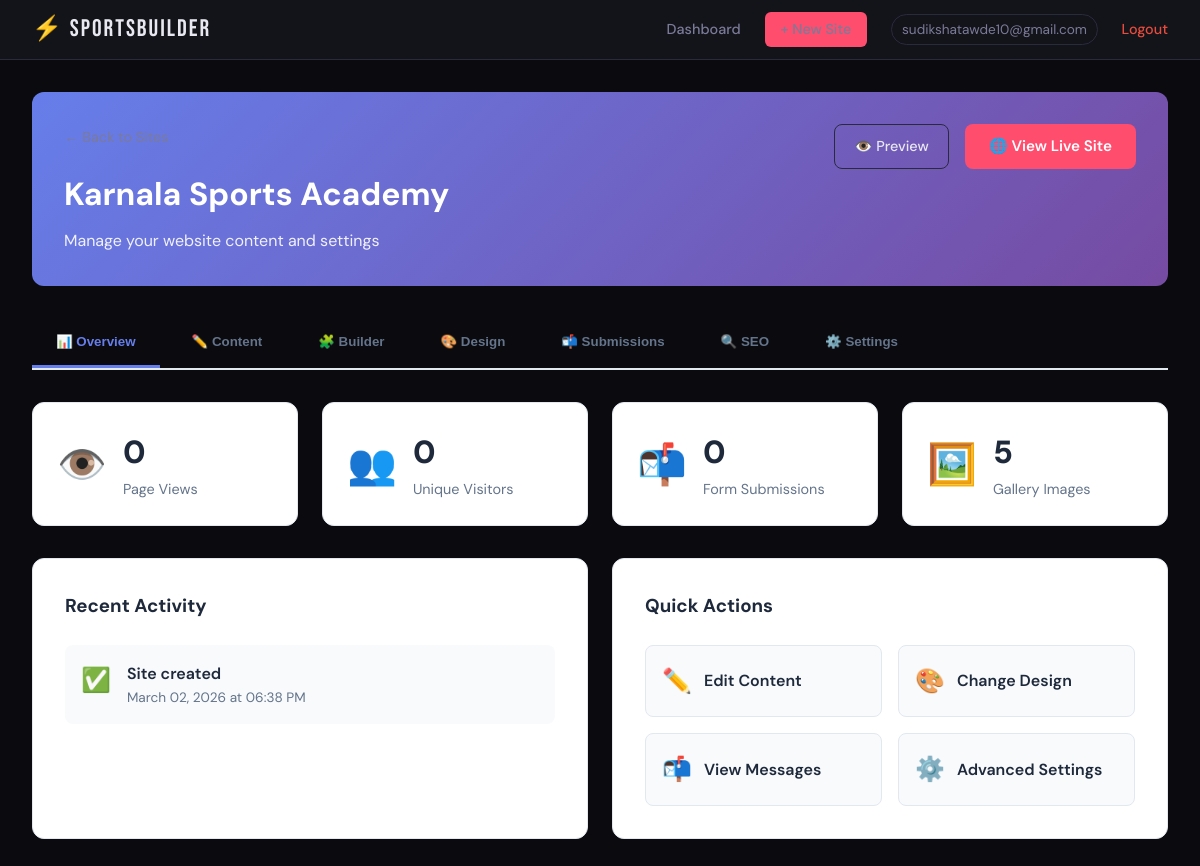
Screenshot of /site/1/admin (signed in) with the database file from the repository.
### models.py (models this page shows, shortened)
class User(UserMixin, db.Model):
    __tablename__ = "users"
    id = db.Column(db.Integer, primary_key=True)
    email = db.Column(db.String(120), unique=True, nullable=False, index=True)
    password_hash = db.Column(db.String(256), nullable=False)
    reset_token = db.Column(db.String(100), unique=True)
    reset_token_expiry = db.Column(db.DateTime)
    email_verified = db.Column(db.Boolean, default=False)
    created_at = db.Column(db.DateTime, default=datetime.utcnow)
    last_login = db.Column(db.DateTime)
    websites = db.relationship("Website", backref="owner", lazy=True, cascade="all, delete-orphan")

class Website(db.Model):
    __tablename__ = "websites"
    id = db.Column(db.Integer, primary_key=True)
    user_id = db.Column(db.Integer, db.ForeignKey("users.id"), nullable=False)
    site_name = db.Column(db.String(200), nullable=False)
    slug = db.Column(db.String(200), unique=True, nullable=False)
    template_name = db.Column(db.String(100), nullable=False, default="academy_template")
    primary_color = db.Column(db.String(20), default="#e63946")
    secondary_color = db.Column(db.String(20), default="#1d3557")
    accent_color = db.Column(db.String(20), default="#f59e0b")
    background_color = db.Column(db.String(20), default="#ffffff")
    text_color = db.Column(db.String(20), default="#1a1a2e")
    font_family = db.Column(db.String(100), default="Inter")
    logo = db.Column(db.String(300))
    hero_image = db.Column(db.String(300))
    description = db.Column(db.Text)
    tagline = db.Column(db.String(300))
    hero_title = db.Column(db.String(300))
    hero_subtitle = db.Column(db.Text)
    cta_button_text = db.Column(db.String(100), default="Get Started")
    cta_button_url = db.Column(db.String(300), default="#contact")
    about_title = db.Column(db.String(200), default="About Us")
    about_text = db.Column(db.Text)
    feature1_title = db.Column(db.String(200))
    feature1_text = db.Column(db.Text)
    feature1_icon = db.Column(db.String(50))
    feature2_title = db.Column(db.String(200))
    feature2_text = db.Column(db.Text)
    feature2_icon = db.Column(db.String(50))
    feature3_title = db.Column(db.String(200))
    feature3_text = db.Column(db.Text)
    feature3_icon = db.Column(db.String(50))
    feature4_title = db.Column(db.String(200))
    feature4_text = db.Column(db.Text)
    feature4_icon = db.Column(db.String(50))
    stat1_number = db.Column(db.String(50))
    stat1_label = db.Column(db.String(100))
    stat2_number = db.Column(db.String(50))
    stat2_label = db.Column(db.String(100))
    stat3_number = db.Column(db.String(50))
    stat3_label = db.Column(db.String(100))
    stat4_number = db.Column(db.String(50))
    stat4_label = db.Column(db.String(100))
    contact_email = db.Column(db.String(120))
    phone = db.Column(db.String(50))
    address = db.Column(db.String(300))
    whatsapp = db.Column(db.String(50))
    facebook = db.Column(db.String(200))
    instagram = db.Column(db.String(200))
    twitter = db.Column(db.String(200))
    linkedin = db.Column(db.String(200))
    youtube = db.Column(db.String(200))
    is_published = db.Column(db.Boolean, default=True)
    show_gallery = db.Column(db.Boolean, default=True)
    show_stats = db.Column(db.Boolean, default=True)
    show_features = db.Column(db.Boolean, default=True)
    meta_title = db.Column(db.String(200))
    meta_description = db.Column(db.Text)
    meta_keywords = db.Column(db.String(500))
    og_image = db.Column(db.String(300))
    about_text_html = db.Column(db.Text)  # Rich text HTML version of about_text
    sections_order = db.Column(db.String(500), default="hero,about,features,stats,gallery,contact")  # Comma-separated section order
    created_at = db.Column(db.DateTime, default=datetime.utcnow)
    gallery = db.relationship("Gallery", backref="website", lazy=True, cascade="all, delete-orphan")

### app.py (the view)
@app.route("/site/<int:site_id>/admin")
@login_required
def site_admin(site_id):
    from models import ContactSubmission, SiteAnalytics
    site = Website.query.filter_by(id=site_id, user_id=current_user.id).first_or_404()
    submissions = ContactSubmission.query.filter_by(website_id=site_id).order_by(ContactSubmission.created_at.desc()).all()
    analytics = SiteAnalytics.query.filter_by(website_id=site_id).first()
    return render_template("site_admin.html", site=site, submissions=submissions, analytics=analytics)

### app.py (called while the page is built)
@login_manager.user_loader
def load_user(user_id):
    return User.query.get(int(user_id))

### templates/site_admin.html (shortened to what this page needs)
{% extends "base.html" %}
{% block content %}
<div class="admin-dashboard">
  <div class="admin-header">
    <div class="admin-header-content">
      <div>
        <a href="{{ url_for('dashboard') }}" class="back-link">← Back to Sites</a>
        <h1>{{ site.site_name }}</h1>
        <p class="admin-subtitle">Manage your website content and settings</p>
      </div>
      <div class="admin-header-actions">
        <a href="{{ url_for('preview', slug=site.slug) }}" class="btn-outline" target="_blank">
          👁️ Preview
        </a>
        <a href="{{ url_for('site', slug=site.slug) }}" class="btn-primary" target="_blank">
          🌐 View Live Site
        </a>
      </div>
    </div>
  </div>
  <div class="admin-tabs">
    <button class="admin-tab active" data-tab="overview">📊 Overview</button>
    <button class="admin-tab" data-tab="content">✏️ Content</button>
    <button class="admin-tab" data-tab="builder">🧩 Builder</button>
    <button class="admin-tab" data-tab="design">🎨 Design</button>
    <button class="admin-tab" data-tab="submissions">📬 Submissions</button>
    <button class="admin-tab" data-tab="seo">🔍 SEO</button>
    <button class="admin-tab" data-tab="settings">⚙️ Settings</button>
  </div>
  <div class="admin-tab-content active" id="overview">
    <div class="stats-grid">
      <div class="stat-card">
        <div class="stat-icon">👁️</div>
        <div class="stat-info">
          <div class="stat-value">{{ analytics.page_views if analytics else 0 }}</div>
          <div class="stat-label">Page Views</div>
        </div>
      </div>
      <div class="stat-card">
        <div class="stat-icon">👥</div>
        <div class="stat-info">
          <div class="stat-value">{{ analytics.unique_visitors if analytics else 0 }}</div>
          <div class="stat-label">Unique Visitors</div>
        </div>
      </div>
      <div class="stat-card">
        <div class="stat-icon">📬</div>
        <div class="stat-info">
          <div class="stat-value">{{ submissions|length }}</div>
          <div class="stat-label">Form Submissions</div>
        </div>
      </div>
      <div class="stat-card">
        <div class="stat-icon">🖼️</div>
        <div class="stat-info">
          <div class="stat-value">{{ site.gallery|length }}</div>
          <div class="stat-label">Gallery Images</div>
        </div>
      </div>
    </div>
    <div class="admin-grid">
      <div class="admin-card">
        <h3>Recent Activity</h3>
        <div class="activity-list">
          <div class="activity-item">
            <span class="activity-icon">✅</span>
            <div>
              <div class="activity-title">Site created</div>
              <div class="activity-time">{{ site.created_at.strftime('%B %d, %Y at %I:%M %p') }}</div>
            </div>
          </div>
        </div>
      </div>
      <div class="admin-card">
        <h3>Quick Actions</h3>
        <div class="quick-actions">
          <a href="#" class="quick-action-btn" onclick="switchTab('content')">
            <span class="quick-action-icon">✏️</span>
            <span>Edit Content</span>
          </a>
          <a href="#" class="quick-action-btn" onclick="switchTab('design')">
            <span class="quick-action-icon">🎨</span>
            <span>Change Design</span>
          </a>
          <a href="#" class="quick-action-btn" onclick="switchTab('submissions')">
            <span class="quick-action-icon">📬</span>
            <span>View Messages</span>
          </a>
          <a href="{{ url_for('edit_site', site_id=site.id) }}" class="quick-action-btn">
            <span class="quick-action-icon">⚙️</span>
            <span>Advanced Settings</span>
          </a>
        </div>
      </div>
    </div>
  </div>
          {% set order = (site.sections_order or 'hero,about,features,stats,gallery,contact').split(',') %}
          {% set labels = {'hero': '🦸 Hero', 'about': '📖 About', 'features': '⚡ Features', 'stats': '📊 Stats', 'gallery': '🖼️ Gallery', 'contact': '📬 Contact'} %}
</div>
<link href="https://cdn.quilljs.com/1.3.7/quill.snow.css" rel="stylesheet">
{% endblock %}

### templates/base.html (shortened to what this page needs)
<!DOCTYPE html>
<html lang="en">
<head>
  <link rel="stylesheet" href="{{ url_for('static', filename='css/main.css') }}">
</head>
<body>
  {% if current_user.is_authenticated %}
  <nav class="platform-nav">
    <a href="{{ url_for('dashboard') }}" class="nav-brand">&#9889; SportsBuilder</a>
    <div class="nav-links">
      <a href="{{ url_for('dashboard') }}">Dashboard</a>
      <a href="{{ url_for('create_site') }}" class="btn-nav">+ New Site</a>
      <span class="nav-user">{{ current_user.email }}</span>
      <a href="{{ url_for('logout') }}" class="nav-logout">Logout</a>
    </div>
  </nav>
  {% endif %}
  {% block content %}{% endblock %}
</body>
</html>

### static/css/main.css (style rules this page uses)
*, *::before, *::after { box-sizing: border-box; margin: 0; padding: 0; }
:root { --bg: #0a0a0f; --surface: #13131a; --surface2: #1c1c28; --border: #2a2a3d; --text: #e8e8f0; --muted: #7b7b99; --accent: #ff4d6d; --accent2: #4361ee; --success: #2ecc71; --warning: #f39c12; --danger: #e74c3c; --radius: 12px; --font-display: 'Bebas Neue', sans-serif; --font-body: 'DM Sans', sans-serif; --shadow: 0 4px 24px rgba(0,0,0,0.4); }
html { font-size: 16px; }
body { background: var(--bg); color: var(--text); font-family: var(--font-body); line-height: 1.6; min-height: 100vh; }
a { color: var(--accent); text-decoration: none; }
.platform-nav { display: flex; align-items: center; justify-content: space-between; padding: 0 2rem; height: 60px; background: var(--surface); border-bottom: 1px solid var(--border); position: sticky; top: 0; z-index: 100; }
.nav-brand { font-family: var(--font-display); font-size: 1.5rem; letter-spacing: 2px; color: var(--text); }
.nav-links { display: flex; align-items: center; gap: 1.5rem; }
.nav-links a { color: var(--muted); font-size: 0.9rem; font-weight: 500; transition: color 0.2s; }
.nav-user { color: var(--muted); font-size: 0.85rem; padding: 0.25rem 0.6rem; border: 1px solid var(--border); border-radius: 999px; }
.btn-nav { background: var(--accent); color: #fff; padding: 0.4rem 1rem; border-radius: 6px; font-weight: 600; font-size: 0.85rem; }
.nav-logout { color: var(--danger) !important; }
.btn-primary { display: inline-flex; align-items: center; gap: 0.4rem; background: var(--accent); color: #fff; border: none; padding: 0.65rem 1.5rem; border-radius: 8px; font-weight: 600; font-size: 0.95rem; cursor: pointer; transition: transform 0.15s, opacity 0.15s; }
.btn-outline { display: inline-flex; align-items: center; gap: 0.4rem; background: transparent; color: var(--text); border: 1px solid var(--border); padding: 0.55rem 1.2rem; border-radius: 8px; font-weight: 500; font-size: 0.9rem; cursor: pointer; transition: border-color 0.2s; }
.back-link { display: inline-flex; align-items: center; gap: 0.3rem; color: var(--muted); font-size: 0.9rem; margin-bottom: 0.75rem; }

### templates/site_admin.html (style rules this page uses)
.admin-dashboard { max-width: 1400px; margin: 0 auto; padding: 2rem; }
.admin-header { background: linear-gradient(135deg, #667eea 0%, #764ba2 100%); color: white; padding: 2rem; border-radius: 12px; margin-bottom: 2rem; }
.admin-header-content { display: flex; justify-content: space-between; align-items: flex-start; gap: 2rem; }
.admin-header h1 { font-size: 2rem; margin: 0.5rem 0; }
.admin-subtitle { opacity: 0.9; margin: 0; }
.admin-header-actions { display: flex; gap: 1rem; }
.admin-tabs { display: flex; gap: 0.5rem; margin-bottom: 2rem; border-bottom: 2px solid #e2e8f0; overflow-x: auto; }
.admin-tab { padding: 1rem 1.5rem; background: none; border: none; border-bottom: 3px solid transparent; cursor: pointer; font-weight: 600; color: #64748b; transition: all 0.2s; white-space: nowrap; }
.admin-tab.active { color: #667eea; border-bottom-color: #667eea; }
.admin-tab-content { display: none; }
.admin-tab-content.active { display: block; }
.stats-grid { display: grid; grid-template-columns: repeat(auto-fit, minmax(250px, 1fr)); gap: 1.5rem; margin-bottom: 2rem; }
.stat-card { background: white; border: 1px solid #e2e8f0; border-radius: 12px; padding: 1.5rem; display: flex; align-items: center; gap: 1rem; }
.stat-icon { font-size: 2.5rem; }
.stat-value { font-size: 2rem; font-weight: 800; color: #1e293b; }
.stat-label { color: #64748b; font-size: 0.9rem; }
.admin-grid { display: grid; grid-template-columns: repeat(auto-fit, minmax(400px, 1fr)); gap: 1.5rem; }
.admin-card { background: white; border: 1px solid #e2e8f0; border-radius: 12px; padding: 2rem; margin-bottom: 1.5rem; }
.admin-card h3 { margin-top: 0; margin-bottom: 1.5rem; color: #1e293b; }
.activity-list { display: flex; flex-direction: column; gap: 1rem; }
.activity-item { display: flex; align-items: flex-start; gap: 1rem; padding: 1rem; background: #f8fafc; border-radius: 8px; }
.activity-icon { font-size: 1.5rem; }
.activity-title { font-weight: 600; color: #1e293b; }
.activity-time { font-size: 0.85rem; color: #64748b; }
.quick-actions { display: grid; grid-template-columns: 1fr 1fr; gap: 1rem; }
.quick-action-btn { display: flex; align-items: center; gap: 0.75rem; padding: 1rem; background: #f8fafc; border: 1px solid #e2e8f0; border-radius: 8px; text-decoration: none; color: #1e293b; font-weight: 600; transition: all 0.2s; }
.quick-action-icon { font-size: 1.5rem; }

### rows the page displays
User: email "sudikshatawde10@gmail.com"
Website: site_name "Karnala Sports Academy", created_at "March 02, 2026 at 06:38 PM"

### other values shown
{{ analytics.page_views if analytics else 0 }} "0"
{{ analytics.unique_visitors if analytics else 0 }} "0"
{{ submissions|length }} "0"
{{ site.gallery|length }} "5"
